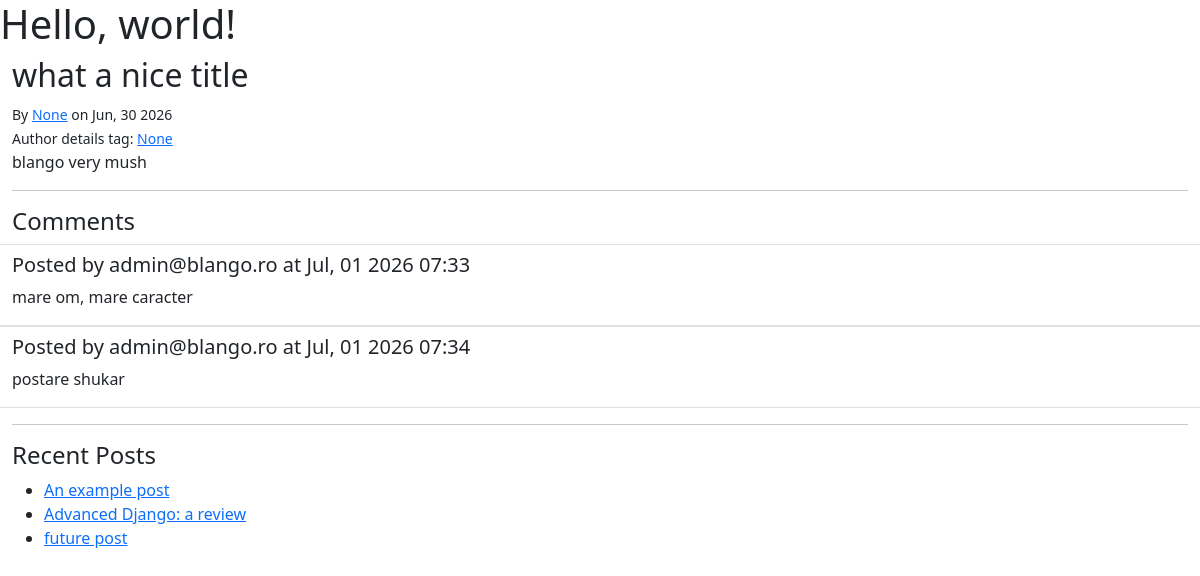
Page /post/what-a-nice-title/ on the committed database.
### blog/models.py (models this page shows, shortened)
class Post(models.Model):
    author = models.ForeignKey(to=settings.AUTH_USER_MODEL, on_delete=models.PROTECT)
    created_at = models.DateTimeField(auto_now_add=True)
    modified_at = models.DateTimeField(auto_now=True)
    published_at = models.DateTimeField(blank=True, null=True)
    title = models.TextField(max_length=100)
    slug = models.SlugField(unique=True)
    summary = models.TextField(max_length=500)
    content = models.TextField()
    tags = models.ManyToManyField(Tag, related_name="posts")
    comments = GenericRelation(Comment)

class Comment(models.Model):
    creator = models.ForeignKey(to=settings.AUTH_USER_MODEL, on_delete=models.CASCADE)
    content = models.TextField()
    content_type = models.ForeignKey(ContentType, on_delete=models.CASCADE)
    object_id = models.PositiveIntegerField()
    content_object = GenericForeignKey("content_type", "object_id")
    created_at = models.DateTimeField(auto_now_add=True)
    modified_at = models.DateTimeField(auto_now=True)

### blango_auth/models.py (models this page shows)
class User(AbstractUser):
    username = None
    email = models.EmailField(_("email address"), unique=True)
    objects = BlangoUserManager()
    USERNAME_FIELD = "email"
    REQUIRED_FIELDS = []
    def __str__(self):
        return self.email

### blog/views.py (the view)
# urls.py: path("post/<slug>/", blog.views.post_detail, name="blog-post-detail"),
def post_detail(request, slug):
    post = get_object_or_404(Post, slug=slug)
    if request.user.is_active:
        if request.method == "POST":
            comment_form = CommentForm(request.POST)
            if comment_form.is_valid():
                comment = comment_form.save(commit=False)
                comment.content_object = post
                comment.creator = request.user
                comment.save()
                return redirect(request.path_info)
        else:
            comment_form = CommentForm()
    else:
        comment_form = None
    return render(request, "blog/post-detail.html", {'post': post, 'comment_form':comment_form})

### blog/templatetags/blog_extras.py (called while the page is built)
@register.filter
def author_details(author, current_user=None):
    if not isinstance(author, user_model):
        return ""
    if author == current_user:
        return format_html('<strong>{}</strong>', 'me')
    if author.first_name and author.last_name:
        name = f"{author.first_name} {author.last_name}"
    else:
        name = author.username
    details = format_html('{}', name)
    if author.email:
        details = format_html('<a href="mailto:{}">{}</a>', author.email, details)
    return details

@register.simple_tag
def rowcol(extra_classes=""):
    return format_html('<div class="row {}"><div class="col">', extra_classes)

@register.simple_tag
def endrowcol():
    return format_html('</div></div>', kwargs=[])

@register.simple_tag(takes_context=True)
def author_details_tag(context):
    request = context["request"]
    post = context["post"]
    return(author_details(post.author, request.user))

@register.inclusion_tag("blog/post-list.html")
def recent_posts(post):
    posts = Post.objects.exclude(pk=post.pk)[:5]
    return {"title": "Recent Posts", 'posts': posts}

### templates/blog/post-detail.html (shortened to what this page needs)
{% extends "base.html" %}
{% load blog_extras %}
{% block content %}
<h2>{{ post.title }}</h2>
{% rowcol %}
    {% include "blog/post-byline.html" %}
{% endrowcol %}
{% rowcol %}
    {{ post.content }}
{% endrowcol %}
<hr/>
{% include "blog/post-comments.html" %}
<hr/>
{% rowcol %}
{% recent_posts post %}
{% endrowcol %}
{% endblock content %}

### templates/blog/post-byline.html
{% load blog_extras %}
<small>By {{ post.author|author_details:request.user }} on {{ post.published_at|date:"M, d Y" }}</small>
<br/><small>Author details tag: {% author_details_tag %}</small>

### templates/blog/post-comments.html (shortened to what this page needs)
{% load blog_extras crispy_forms_tags %}
<h4>Comments</h4>
{% for comment in post.comments.all %}
{% rowcol "border-top pt-2" %}
<h5>Posted by {{ comment.creator }} at {{ comment.created_at|date:"M, d Y h:i" }}</h5>
{% endrowcol %}
{% rowcol "border-bottom" %}
<p>{{ comment.content }}</p>
{% endrowcol %}
{% empty %}
{% rowcol "border-top border-bottom" %}
{% endrowcol %}
{% endfor %}

### templates/blog/post-list.html
<h4>{{ title }}</h4>
<ul>{% for post in posts %}
    <li><a href="{% url 'blog-post-detail' post.slug %}">{{ post.title }}</a></li>
{% endfor %}</ul>

### rows in the picture
Post: title "what a nice title", author|author_details "None", published_at "Jun, 30 2026", author.email "None", content "blango very mush"
Comment: creator "admin@blango.ro", created_at "Jul, 01 2026 07:33", content "mare om, mare caracter"
Comment: creator "admin@blango.ro", created_at "Jul, 01 2026 07:34", content "postare shukar"
Post: title "An example post"
Post: title "Advanced Django: a review"
Post: title "future post"

### other values in the picture
{{ title }} "Recent Posts"
